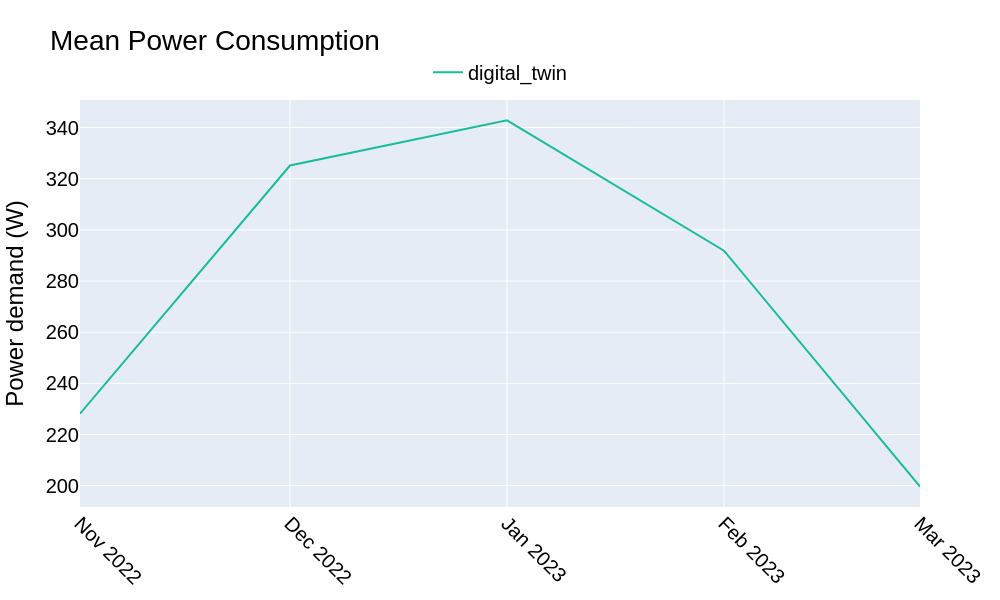

Source (notebook cell):
### Markdown cell above
### Means by month

### Code cell
fig = plot_dfs_line_grouped_by_month(dfs = list(unified.values()),
                                     names=list(unified.keys()),
                                     colors = colors[:df_num],
                                     variable='heat_source_electricity_rate')
fig.update_layout(title='Mean Power Consumption',
                  xaxis_title=None,
                  yaxis_title='Power demand (W)')
#fig.write_image("/workspaces/python-plot-env/outputs/month_power_demand.png")
fig.show()

### Figure 1 — Plotly figure (JSON) as saved in the notebook; plotly's stock layout.template omitted (floating-point values rounded to 4 significant figures)
{"data": [{"line": {"color": "#1ABC9C"}, "mode": "lines", "name": "digital_twin", "type": "scatter", "x": ["2022-11-01T00:00:00.000000", "2022-12-01T00:00:00.000000", "2023-01-01T00:00:00.000000", "2023-02-01T00:00:00.000000", "2023-03-01T00:00:00.000000"], "y": [228.1, 325.2, 342.8, 291.9, 199.6]}], "layout": {"font": {"color": "black", "family": "Arial, sans-serif", "size": 20}, "height": 600, "legend": {"font": {"size": 20}, "orientation": "h", "x": 0.5, "xanchor": "center", "y": 1.02, "yanchor": "bottom"}, "showlegend": true, "title": {"text": "Mean Power Consumption"}, "width": 1000, "xaxis": {"tickangle": 45, "tickformat": "%b %Y", "tickvals": ["2022-11-01T00:00:00", "2022-12-01T00:00:00", "2023-01-01T00:00:00", "2023-02-01T00:00:00", "2023-03-01T00:00:00"], "title": {}}, "yaxis": {"title": {"text": "Power demand (W)"}}}}
